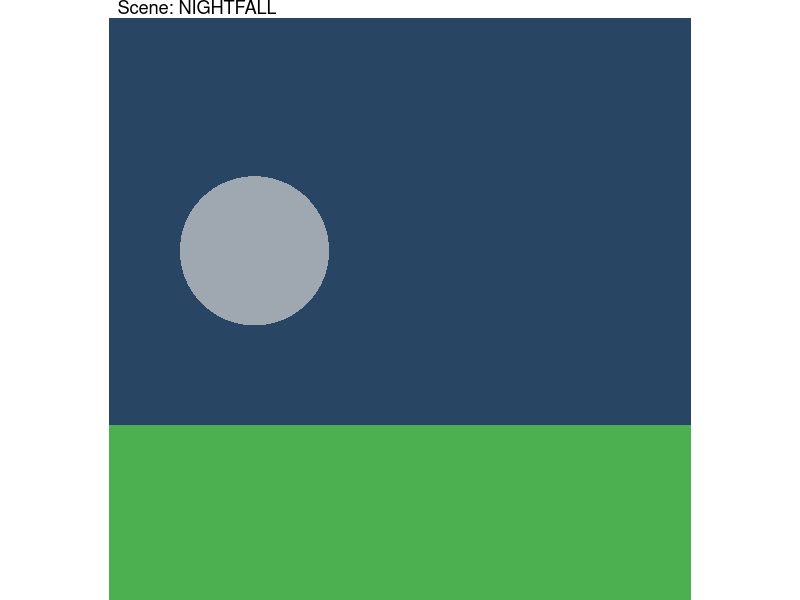

R code for this plot:
library(ggplot2)
library(dplyr)
library(grid) # For unit()

# creates the base scene so we have some constants when the time of day changes
create_base_scene <- function() {
  grass_data <- data.frame(x = 0, y = 0) 
  
  base_plot <- ggplot(grass_data, aes(x = x, y = y)) +
    
    geom_rect(
      xmin = 0, xmax = 10, ymin = 0, ymax = 3,
      fill = "#4CAF50", color = NA 
    ) +
    
    coord_fixed(xlim = c(0, 10), ylim = c(0, 10), expand = FALSE) + 
    
    theme_void() + 
    theme(
      plot.background = element_blank(), 
      panel.border = element_blank(),
      plot.margin = unit(c(0, 0, 0, 0), "cm"), 
      panel.spacing = unit(c(0, 0, 0, 0), "cm"),
      plot.title = element_text(margin = margin(t = 0, r = 0, b = 0, l = 0), hjust = 0.02)
    )
  
  return(base_plot)
}

# function that creates sky for the given time of day
draw_scene_by_mood <- function(scene_name = "mid-day") {
  
  scene_name <- tolower(scene_name)
  p <- create_base_scene()
  
  # change aesthetic based on user input for time of day
  if (scene_name == "midnight") {
    
    sky_color <- "#191970" 
    p <- p + geom_point(
      aes(x = 5.0, y = 7.0), size = 50, shape = 16, color = "white", fill = "white", alpha = 0.8
    ) 
    
  } else if (scene_name == "pre-dawn") {
    
    sky_color <- "#30304D" 
    p <- p + geom_rect(
      xmin = 0, xmax = 10, ymin = 3, ymax = 4.0, fill = "#FF7F50", alpha = 0.1
    ) +
    geom_point(
        aes(x = 7.5, y = 6.0), size = 50, shape = 16, color = "white", fill = "white", alpha = 0.8
      ) 
    
  } else if (scene_name == "sunrise") {
    
    sky_color <- "#4682B4" 
    p <- p + geom_rect(
      xmin = 0, xmax = 10, ymin = 7.5, ymax = 10, fill = "#3B5998", alpha = 0.5
    ) +
      geom_point(
        aes(x = 3.0, y = 3.0), size = 70, shape = 16, color = "#FF4500", fill = "#FF4500", alpha = 0.9 
      )
    
  } else if (scene_name == "morning") {
    
    sky_color <- "#B0E0E6" 
    p <- p + geom_point(
      aes(x = 4.0, y = 7.0), size = 60, shape = 16, color = "yellow", fill = "yellow", alpha = 0.9
    )
    
  } else if (scene_name == "mid-day") {
    
    sky_color <- "#ADD8E6"
    p <- p + geom_point(
      aes(x = 5.0, y = 9.5), size = 60, shape = 16, color = "yellow", fill = "yellow", alpha = 0.9
    )
    
  } else if (scene_name == "afternoon") {
    
    sky_color <- "#C0E0E6" 
    p <- p + geom_point(
      aes(x = 6.0, y = 7.0), size = 60, shape = 16, color = "#FFD700", fill = "#FFD700", alpha = 0.9
    )
    
  } else if (scene_name == "sunset") {
    
    sky_color <- "#FFDAB9" 
    p <- p + geom_rect(
      xmin = 0, xmax = 10, ymin = 3, ymax = 10, fill = "#FF6347", alpha = 0.5
    ) +
      geom_point(
        aes(x = 7.0, y = 3.0), size = 60, shape = 16, color = "#FF4500", fill = "#FF4500", alpha = 0.9
      )
    
  } else if (scene_name == "nightfall") {
    
    sky_color <- "#284664" 
    p <- p + geom_point(
      aes(x = 2.5, y = 6.0), size = 50, shape = 16, color = "#D3D3D3", fill = "#D3D3D3", alpha = 0.7
    )
    
  } else {
    stop("Invalid scene name. Please use one of the eight valid names.")
  }
  p <- p + theme(
    panel.background = element_rect(fill = sky_color, color = NA)
  )
  
  p <- p + labs(title = paste("Scene:", toupper(scene_name)))
  
  return(p)
}

# run function to produce plot
draw_scene_by_mood("nightfall")
